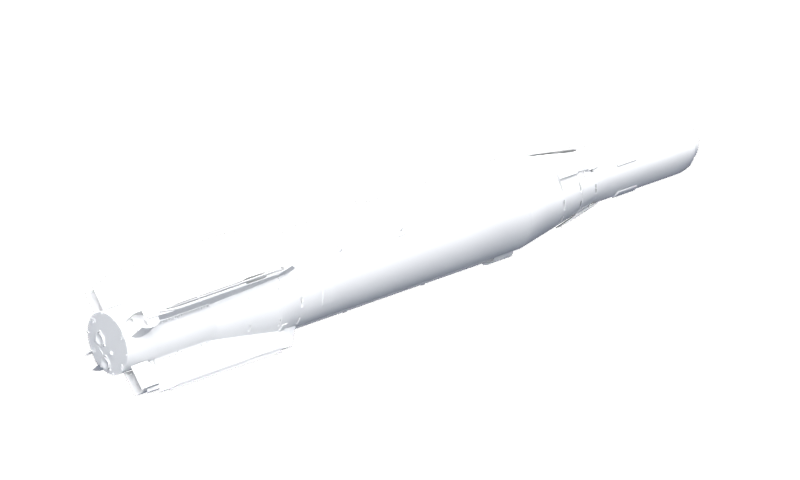
#> input picture model_review/kab1500kr.png, 800 x 480 px, given in place of kh38mt.png, which was not available
$ python finalize_icons.py
#> lines starting #> are read from the running program, lines starting #| are printed output that depends on the picture; pictures that were not available may be replaced by others from this repository, and a replacement may not be noted
from pathlib import Path
from PIL import Image,ImageDraw
P=Path(__file__).resolve().parents[1];canvas=Image.new('RGB',(1000,660),(24,31,40));draw=ImageDraw.Draw(canvas)
#> after `canvas = Image.new('RGB', (1000, 660), (24, 31, 40))`:
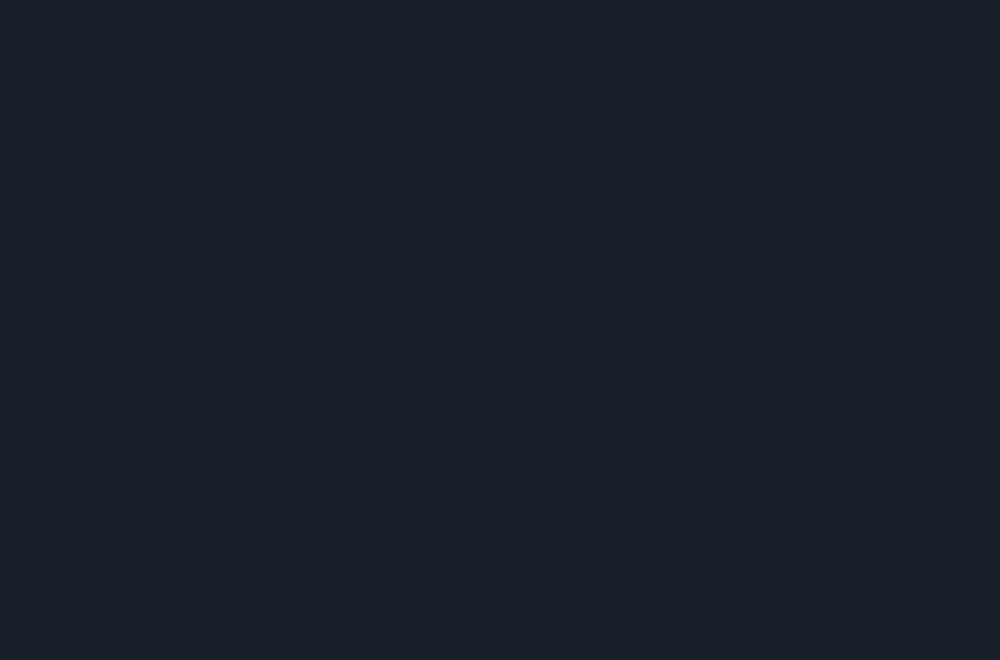
#> canvas: PIL image 1000x660 RGB; mean R, G, B 24, 31, 40
for i,name in enumerate(['kh38mt','kh29td','kab500kr','x555']):
 image=Image.open(P/f'model_review/{name}.png').convert('RGBA');thumb=image.copy();thumb.thumbnail((480,288));x=(i%2)*500;y=(i//2)*330;canvas.paste(thumb,(x+(500-thumb.width)//2,y+22),thumb);draw.text((x+18,y+12),name.upper(),fill=(233,237,244));icon=Image.new('RGBA',(16,16));image=image.crop(image.getbbox());image.thumbnail((16,16),Image.Resampling.LANCZOS);icon.alpha_composite(image,((16-image.width)//2,(16-image.height)//2));out=P/f'src/main/resources/assets/sbw_loadout/textures/overlay/weapon/icons/{name}.png';out.parent.mkdir(parents=True,exist_ok=True);icon.save(out)
#> further down, image is the input picture: PIL image 800x480 RGBA; mean R, G, B, A 37.4, 37.6, 37.9, 39.2
#> after `canvas.paste(thumb, (x + (500 - thumb.width) // 2, y + 22), thumb)`:
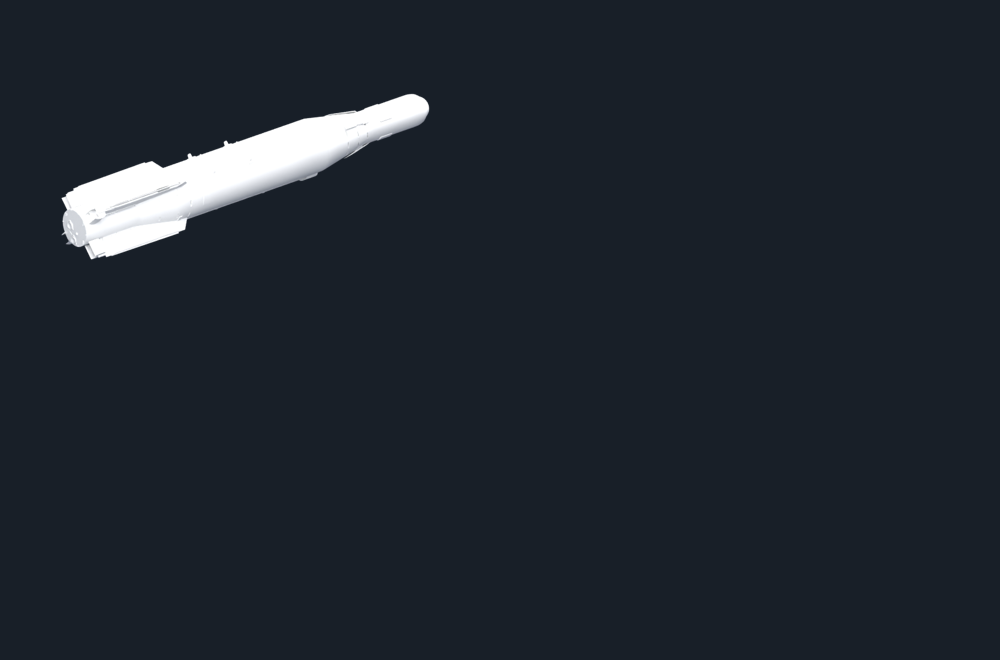
#> canvas: PIL image 1000x660 RGB; mean R, G, B 30.9, 37.7, 46.5
#> after `icon = Image.new('RGBA', (16, 16))`: icon: PIL image 16x16 RGBA; every value is 0
#> after `image = image.crop(image.getbbox())`:
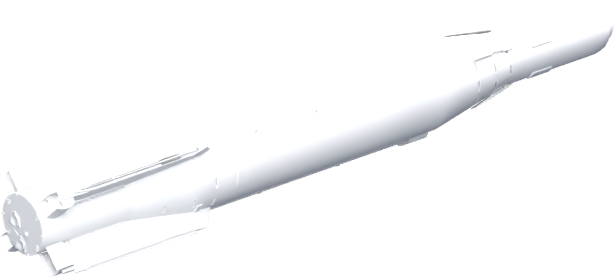
#> image: PIL image 615x277 RGBA; mean R, G, B, A 84.3, 84.7, 85.4, 88.4; transparent parts drawn white
#> after `icon.alpha_composite(image, ((16 - image.width) // 2, (16 - image.heig`:
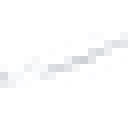
#> icon: PIL image 16x16 RGBA (shown 8 times larger); mean R, G, B, A 67.8, 68.1, 69.3, 39.4; transparent parts drawn white
#> pass 2 of the loop `for i,name in enumerate(['kh38mt','kh29td','kab500kr','x555']):`:
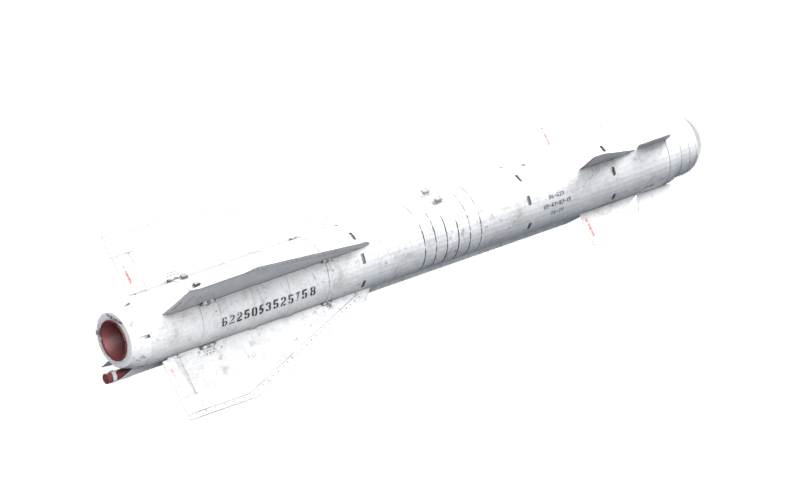
#> input picture model_review/kh29td.png, 800 x 480 px
#> image is the input picture: PIL image 800x480 RGBA; mean R, G, B, A 40.9, 41, 41.3, 45.6
#> `image = image.crop(image.getbbox())`:
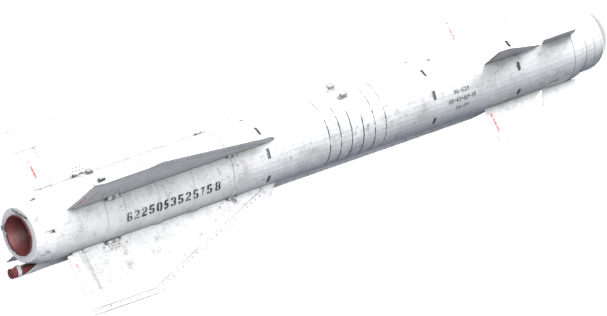
#> image: PIL image 607x316 RGBA; mean R, G, B, A 81.8, 81.9, 82.6, 91.2; transparent parts drawn white
#> `icon.alpha_composite(image, ((16 - image.width) // 2, (16 - image.heig`:
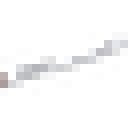
#> icon: PIL image 16x16 RGBA (shown 8 times larger); mean R, G, B, A 74.1, 75.4, 76.2, 46.3; transparent parts drawn white
#> pass 3 of the loop `for i,name in enumerate(['kh38mt','kh29td','kab500kr','x555']):`:
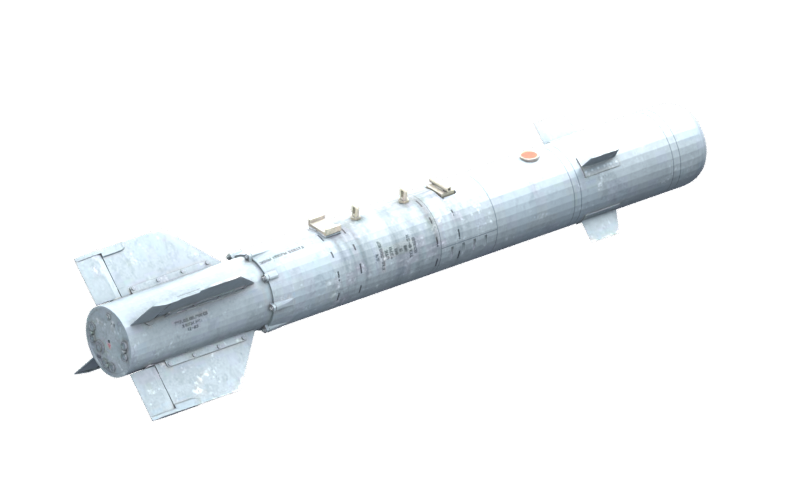
#> input picture model_review/kab500kr.png, 800 x 480 px
#> image is the input picture: PIL image 800x480 RGBA; mean R, G, B, A 33.2, 35.2, 36.5, 44
#> `image = image.crop(image.getbbox())`:
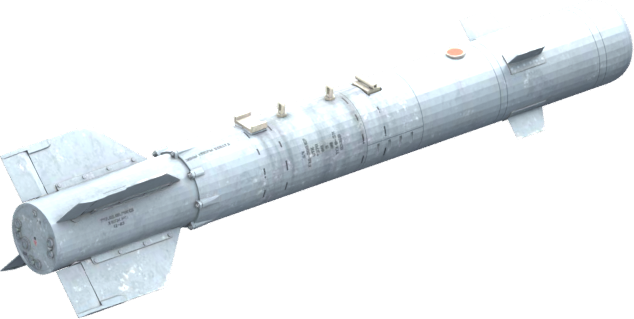
#> image: PIL image 634x319 RGBA; mean R, G, B, A 62.9, 66.7, 69.1, 83.6; transparent parts drawn white
#> `icon.alpha_composite(image, ((16 - image.width) // 2, (16 - image.heig`:
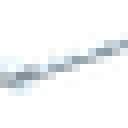
#> icon: PIL image 16x16 RGBA (shown 8 times larger); mean R, G, B, A 59.2, 61.8, 63.8, 42.3; transparent parts drawn white
#> the loop made 4 passes; the first 3 are shown
canvas.save(P/'model_review/four_models.png')
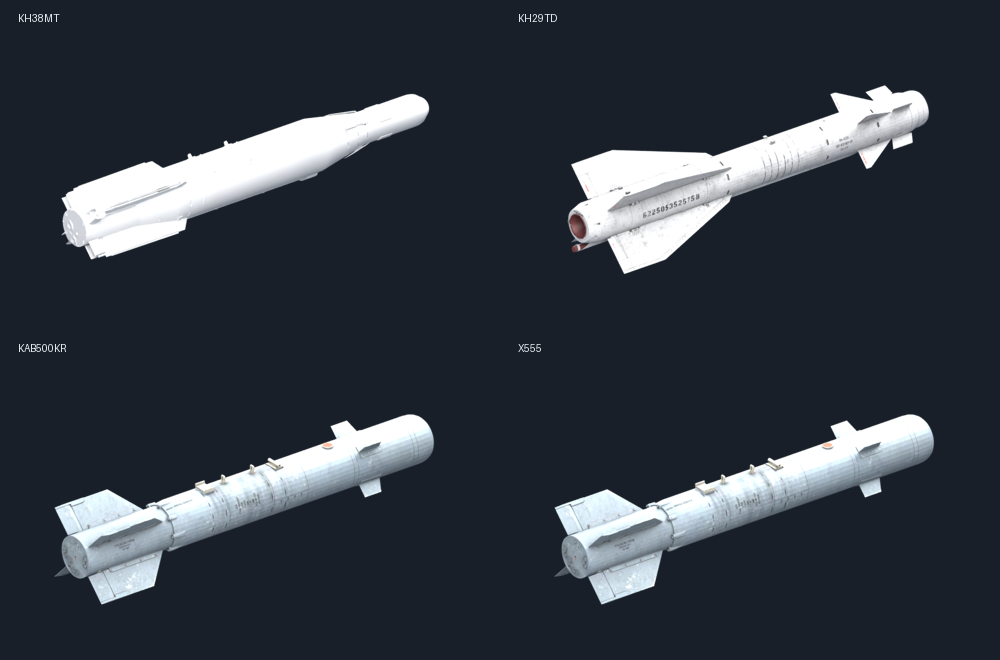
#> saved as four_models.png: PIL image 1000x660 RGB; mean R, G, B 50.4, 57.3, 65.7
